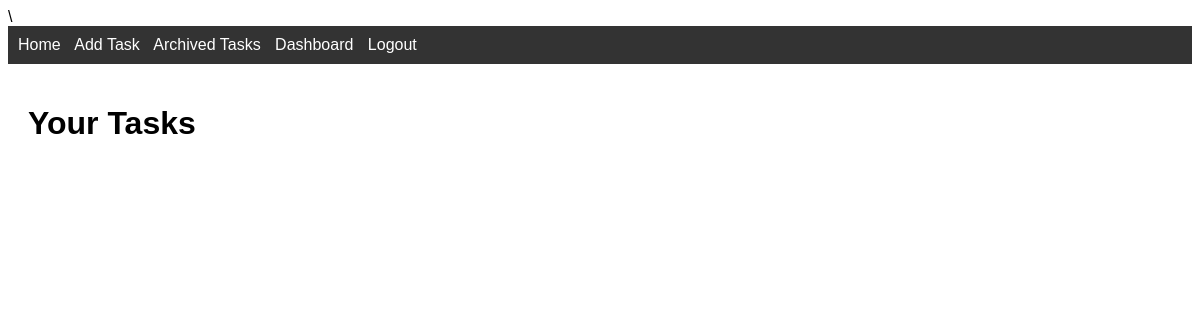
Page / (signed in) on the earlier database version.
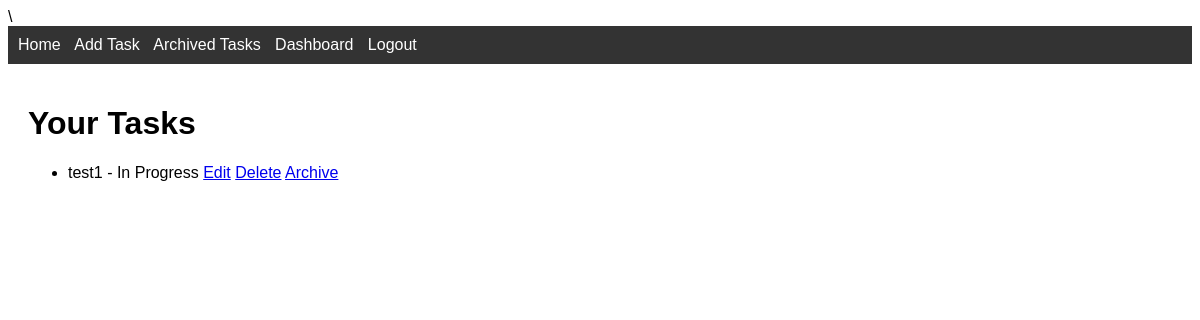
Same page on the later database version.
### app.py (models this page shows)
class Task(db.Model):
    id = db.Column(db.Integer, primary_key=True)
    title = db.Column(db.String(100), nullable=False)
    description = db.Column(db.Text, nullable=True)
    due_date = db.Column(db.DateTime, nullable=True)
    priority = db.Column(db.String(10), nullable=False, default='Medium')
    category = db.Column(db.String(20), nullable=True)
    status = db.Column(db.String(20), nullable=False, default='In Progress')
    archived = db.Column(db.Boolean, default=False)
    user_id = db.Column(db.Integer, db.ForeignKey('user.id'), nullable=False)
    subtasks = db.relationship('Subtask', backref='parent_task', lazy=True)

### app.py (the view)
@app.route('/')
@login_required
def index():
    tasks = Task.query.filter_by(user_id=current_user.id, archived=False).all()
    return render_template('index.html', tasks=tasks)

### app.py (called while the page is built)
@login_manager.user_loader
def load_user(user_id):
    return User.query.get(int(user_id))

### templates/index.html
\{% extends 'base.html' %}
{% block content %}
    <h1>Your Tasks</h1>
    <ul>
        {% for task in tasks %}
            <li>
                {{ task.title }} - {{ task.status }}
                <a href="{{ url_for('update_task', task_id=task.id) }}">Edit</a>
                <a href="{{ url_for('delete_task', task_id=task.id) }}">Delete</a>
                <a href="{{ url_for('archive_task', task_id=task.id) }}">Archive</a>
            </li>
        {% endfor %}
    </ul>
{% endblock %}

### templates/base.html (shortened to what this page needs)
<!DOCTYPE html>
<html lang="en">
<head>
    <link rel="stylesheet" href="{{ url_for('static', filename='styles.css') }}">
</head>
<body>
    <nav>
        <a href="{{ url_for('index') }}">Home</a>
        <a href="{{ url_for('add_task') }}">Add Task</a>
        <a href="{{ url_for('archived_tasks') }}">Archived Tasks</a>
        <a href="{{ url_for('task_dashboard') }}">Dashboard</a>
        {% if current_user.is_authenticated %}
            <a href="{{ url_for('logout') }}">Logout</a>
        {% else %}
            <a href="{{ url_for('login') }}">Login</a>
            <a href="{{ url_for('register') }}">Register</a>
        {% endif %}
    </nav>
    <main>
        {% block content %}
        {% endblock %}
    </main>
</body>
</html>

### static/styles.css (style rules this page uses)
body { font-family: Arial, sans-serif; }
nav { background-color: #333; color: #fff; padding: 10px; }
nav a { color: #fff; margin-right: 10px; text-decoration: none; }
main { padding: 20px; }

Differences in the rows shown:
added Task: title "test1", status "In Progress"
